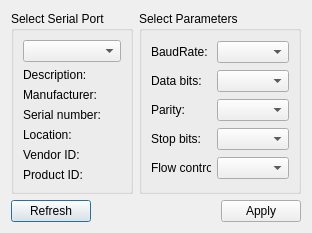
<?xml version="1.0" encoding="UTF-8"?>
<ui version="4.0">
 <class>SettingsDialog</class>
 <widget class="QDialog" name="SettingsDialog">
  <property name="windowModality">
   <enum>Qt::NonModal</enum>
  </property>
  <property name="geometry">
   <rect>
    <x>0</x>
    <y>0</y>
    <width>279</width>
    <height>228</height>
   </rect>
  </property>
  <property name="windowTitle">
   <string>Settings</string>
  </property>
  <layout class="QGridLayout" name="gridLayout_3">
   <item row="0" column="0">
    <widget class="QGroupBox" name="selectBox">
     <property name="title">
      <string>Select Serial Port</string>
     </property>
     <layout class="QGridLayout" name="gridLayout">
      <item row="0" column="0">
       <widget class="QComboBox" name="serialPortInfoListBox"/>
      </item>
      <item row="1" column="0">
       <widget class="QLabel" name="descriptionLabel">
        <property name="text">
         <string>Description:</string>
        </property>
       </widget>
      </item>
      <item row="2" column="0">
       <widget class="QLabel" name="manufacturerLabel">
        <property name="text">
         <string>Manufacturer:</string>
        </property>
       </widget>
      </item>
      <item row="3" column="0">
       <widget class="QLabel" name="serialNumberLabel">
        <property name="text">
         <string>Serial number:</string>
        </property>
       </widget>
      </item>
      <item row="4" column="0">
       <widget class="QLabel" name="locationLabel">
        <property name="text">
         <string>Location:</string>
        </property>
       </widget>
      </item>
      <item row="5" column="0">
       <widget class="QLabel" name="vidLabel">
        <property name="text">
         <string>Vendor ID:</string>
        </property>
       </widget>
      </item>
      <item row="6" column="0">
       <widget class="QLabel" name="pidLabel">
        <property name="text">
         <string>Product ID:</string>
        </property>
       </widget>
      </item>
     </layout>
    </widget>
   </item>
   <item row="0" column="1">
    <widget class="QGroupBox" name="parametersBox">
     <property name="title">
      <string>Select Parameters</string>
     </property>
     <layout class="QGridLayout" name="gridLayout_2">
      <item row="0" column="0">
       <widget class="QLabel" name="baudRateLabel">
        <property name="sizePolicy">
         <sizepolicy hsizetype="Fixed" vsizetype="Fixed">
          <horstretch>0</horstretch>
          <verstretch>0</verstretch>
         </sizepolicy>
        </property>
        <property name="minimumSize">
         <size>
          <width>60</width>
          <height>0</height>
         </size>
        </property>
        <property name="text">
         <string>BaudRate:</string>
        </property>
       </widget>
      </item>
      <item row="0" column="1">
       <widget class="QComboBox" name="baudRateBox"/>
      </item>
      <item row="1" column="0">
       <widget class="QLabel" name="dataBitsLabel">
        <property name="sizePolicy">
         <sizepolicy hsizetype="Fixed" vsizetype="Fixed">
          <horstretch>0</horstretch>
          <verstretch>0</verstretch>
         </sizepolicy>
        </property>
        <property name="minimumSize">
         <size>
          <width>60</width>
          <height>0</height>
         </size>
        </property>
        <property name="text">
         <string>Data bits:</string>
        </property>
       </widget>
      </item>
      <item row="1" column="1">
       <widget class="QComboBox" name="dataBitsBox"/>
      </item>
      <item row="2" column="0">
       <widget class="QLabel" name="parityLabel">
        <property name="sizePolicy">
         <sizepolicy hsizetype="Fixed" vsizetype="Fixed">
          <horstretch>0</horstretch>
          <verstretch>0</verstretch>
         </sizepolicy>
        </property>
        <property name="minimumSize">
         <size>
          <width>60</width>
          <height>0</height>
         </size>
        </property>
        <property name="text">
         <string>Parity:</string>
        </property>
       </widget>
      </item>
      <item row="2" column="1">
       <widget class="QComboBox" name="parityBox"/>
      </item>
      <item row="3" column="0">
       <widget class="QLabel" name="stopBitsLabel">
        <property name="sizePolicy">
         <sizepolicy hsizetype="Fixed" vsizetype="Fixed">
          <horstretch>0</horstretch>
          <verstretch>0</verstretch>
         </sizepolicy>
        </property>
        <property name="minimumSize">
         <size>
          <width>60</width>
          <height>0</height>
         </size>
        </property>
        <property name="text">
         <string>Stop bits:</string>
        </property>
       </widget>
      </item>
      <item row="3" column="1">
       <widget class="QComboBox" name="stopBitsBox"/>
      </item>
      <item row="4" column="0">
       <widget class="QLabel" name="flowControlLabel">
        <property name="sizePolicy">
         <sizepolicy hsizetype="Fixed" vsizetype="Fixed">
          <horstretch>0</horstretch>
          <verstretch>0</verstretch>
         </sizepolicy>
        </property>
        <property name="minimumSize">
         <size>
          <width>60</width>
          <height>0</height>
         </size>
        </property>
        <property name="text">
         <string>Flow control:</string>
        </property>
       </widget>
      </item>
      <item row="4" column="1">
       <widget class="QComboBox" name="flowControlBox"/>
      </item>
     </layout>
    </widget>
   </item>
   <item row="1" column="0" colspan="2">
    <layout class="QHBoxLayout" name="horizontalLayout">
     <item>
      <widget class="QPushButton" name="refreshButton">
       <property name="text">
        <string>Refresh</string>
       </property>
      </widget>
     </item>
     <item>
      <spacer name="horizontalSpacer">
       <property name="orientation">
        <enum>Qt::Horizontal</enum>
       </property>
       <property name="sizeHint" stdset="0">
        <size>
         <width>96</width>
         <height>20</height>
        </size>
       </property>
      </spacer>
     </item>
     <item>
      <widget class="QPushButton" name="applyButton">
       <property name="text">
        <string>Apply</string>
       </property>
      </widget>
     </item>
    </layout>
   </item>
  </layout>
 </widget>
 <resources/>
 <connections/>
</ui>
